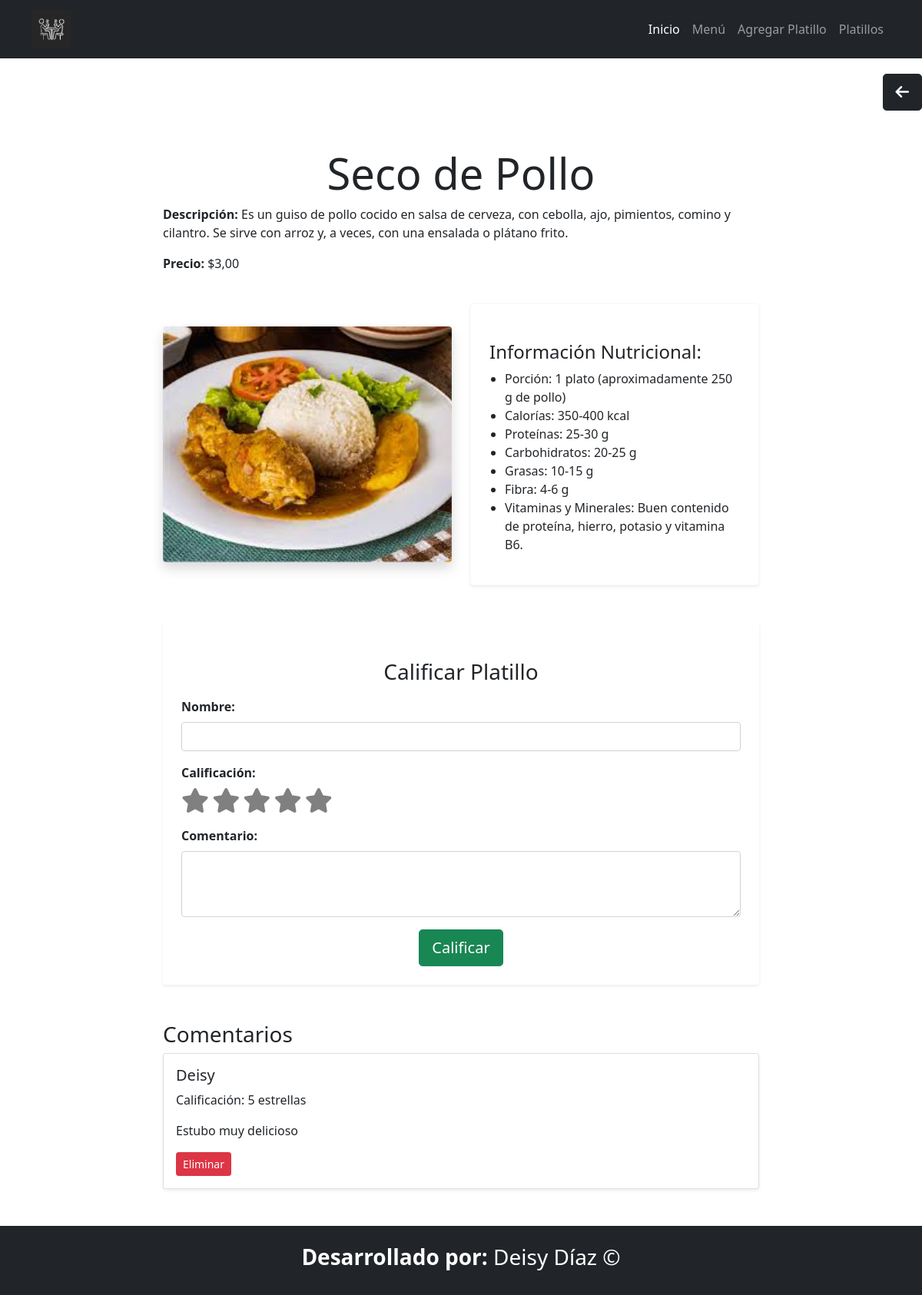
The app's page /platillo/1/ with its own data.
### Aplicaciones/Comida/models.py (models this page shows, shortened)
class Platillo (models.Model):
    TIPOS_PLATILLOS = [
        ('Sopa', 'Sopa'),
        ('Segundo', 'Segundo'),
        ('Bebida', 'Bebida'),
        ('Postre', 'Postre'),
        ('Otro', 'Otro'),
    ]
    id=models.AutoField(primary_key=True)
    nombre = models.CharField(max_length=100)
    descripcion = models.TextField()
    tipo = models.CharField(max_length=20, choices=TIPOS_PLATILLOS, default='otro')
    is_hidden = models.BooleanField(default=False)
    precio = models.DecimalField(max_digits=6, decimal_places=2)
    informacion_nutricional = models.TextField()
    fecha_disponible = models.DateField()
    foto_platillo=models.ImageField( upload_to='fotos_platillo/', null=True, blank=True)

class Calificacion(models.Model):
    platillo = models.ForeignKey(Platillo, on_delete=models.CASCADE)
    usuario = models.CharField(max_length=100)
    calificacion = models.IntegerField(choices=[(1, '1 estrella'), (2, '2 estrellas'), (3, '3 estrellas'), (4, '4 estrellas'), (5, '5 estrellas')])
    comentario = models.TextField(blank=True, null=True)

### Aplicaciones/Comida/views.py (the view, shortened to what this page needs)
# urls.py: path('platillo/<int:platillo_id>/', views.platillo_detalle, name='platillo_detalle'),
def platillo_detalle(request, platillo_id):
    platillo = get_object_or_404(Platillo, id=platillo_id)
    calificaciones = Calificacion.objects.filter(platillo=platillo)
    return render(request, 'platillo_detalle.html', {
        'platillo': platillo,
        'calificaciones': calificaciones
    })

### Aplicaciones/Comida/templates/platillo_detalle.html (shortened to what this page needs)
{% extends "plantilla.html" %}
{% block contenido %}
<div class="text-end mt-4">
    <a href="{% url 'menu_filtrado' %}" class="btn btn-dark btn-lg">
        <i class="fa fa-arrow-left"></i>
    </a>
</div>
<div class="container mt-5" style="max-width: 800px; margin: 0 auto;">
    <div class="row mb-4">
        <div class="col-12">
            <h2 class="display-4 font-weight-bold text-center">{{ platillo.nombre }}</h2>
            <p class="text-justify"><b>Descripción:</b> {{ platillo.descripcion }}</p>
            <p><b>Precio:</b> ${{ platillo.precio }}</p>
        </div>
    </div>
    <div class="row mb-5 align-items-center">
        <div class="col-md-6">
            {% if platillo.foto_platillo %}
                <img src="{{ platillo.foto_platillo.url }}" class="img-fluid rounded shadow" alt="{{ platillo.nombre }}" style="max-height: 350px; object-fit: cover; width: 100%;">
            {% else %}
                <img src="/media/fotos_platillo/default.jpg" class="img-fluid rounded shadow" alt="{{ platillo.nombre }}" style="max-height: 350px; object-fit: cover; width: 100%;">
            {% endif %}
        </div>
        <div class="col-md-6">
            <div class="card shadow-sm border-light rounded p-4 h-100">
                <h4 class="mt-4">Información Nutricional:</h4>
                <ul style="list-style-type: disc; padding-left: 20px;">
                    {% for item in platillo.informacion_nutricional.splitlines %}
                        <li>{{ item }}</li>
                    {% endfor %}
                </ul>
            </div>
        </div>
    </div>
    <div class="bg-white p-4 rounded shadow-sm">
        <h3 class="mt-4 mb-3 text-center">Calificar Platillo</h3>
        <form method="post">
            <div class="mb-3">
                <label for="usuario" class="form-label"><b>Nombre:</b></label>
                <input type="text" class="form-control" id="usuario" name="usuario" required>
            </div>
            <div class="mb-3">
                <label for="calificacion" class="form-label"><b>Calificación:</b></label>
                <div id="calificacion" class="rating">
                    <label for="star1" class="fa fa-star star"></label>
                    <label for="star2" class="fa fa-star star"></label>
                    <label for="star3" class="fa fa-star star"></label>
                    <label for="star4" class="fa fa-star star"></label>
                    <label for="star5" class="fa fa-star star"></label>
                </div>
            </div>
            <div class="mb-3">
                <label for="comentario" class="form-label"><b>Comentario:</b></label>
                <textarea class="form-control" id="comentario" name="comentario" rows="3"></textarea>
            </div>
            <div class="text-center">
                <button type="submit" class="btn btn-success btn-lg">Calificar</button>
            </div>
        </form>
    </div>
    <h3 class="mt-5">Comentarios</h3>
    {% for calificacion in calificaciones %}
        <div class="card mb-4 shadow-sm">
            <div class="card-body">
                <h5 class="card-title">{{ calificacion.usuario }}</h5>
                <p class="card-text">Calificación: {{ calificacion.calificacion }} estrellas</p>
                <p class="card-text">{{ calificacion.comentario }}</p>
                <form method="post" class="d-inline">
                    <button type="submit" class="btn btn-danger btn-sm" onclick="return confirm('¿Estás seguro de que deseas eliminar esta calificación?');">Eliminar</button>
                </form>
            </div>
        </div>
    {% empty %}
        <p class="text-muted">No hay comentarios aún.</p>
    {% endfor %}
</div>
{% endblock %}

### Aplicaciones/Comida/templates/platillo_detalle.html (style rules this page uses)
.star { font-size: 2rem; color: gray; cursor: pointer; transition: color 0.3s; }

### records on screen
Platillo: nombre "Seco de Pollo", descripcion "Es un guiso de pollo cocido en salsa de cerveza, con cebolla, ajo, pimientos, comino y cilantro. Se sirve con arroz y, a veces, con una ensalada o plátano frito.", precio "3,00", foto_platillo (picture)
Calificacion: usuario "Deisy", calificacion "5", comentario "Estubo muy delicioso"

### other values on screen
{{ item }} "Porción: 1 plato (aproximadamente 250 g de pollo)" "Calorías: 350-400 kcal" "Proteínas: 25-30 g" "Carbohidratos: 20-25 g" "Grasas: 10-15 g" "Fibra: 4-6 g" "Vitaminas y Minerales: Buen contenido de proteína, hierro, potasio y vitamina B6."
